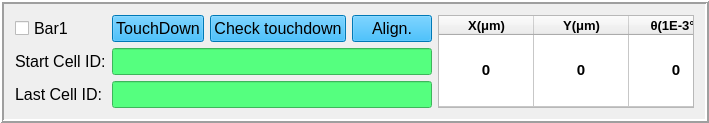
             <widget class="QFrame" name="frame">
              <property name="font">
               <font>
                <family>Arial</family>
                <pointsize>12</pointsize>
                <weight>50</weight>
                <italic>false</italic>
                <bold>false</bold>
               </font>
              </property>
              <property name="frameShape">
               <enum>QFrame::Box</enum>
              </property>
              <property name="frameShadow">
               <enum>QFrame::Raised</enum>
              </property>
              <property name="lineWidth">
               <number>2</number>
              </property>
              <layout class="QGridLayout" name="gridLayout">
               <item row="1" column="0">
                <widget class="QLabel" name="label_13">
                 <property name="font">
                  <font>
                   <family>Arial</family>
                   <pointsize>12</pointsize>
                   <weight>50</weight>
                   <italic>false</italic>
                   <bold>false</bold>
                  </font>
                 </property>
                 <property name="text">
                  <string>&lt;html&gt;&lt;head/&gt;&lt;body&gt;&lt;p&gt;Start Cell ID:&lt;/p&gt;&lt;/body&gt;&lt;/html&gt;</string>
                 </property>
                </widget>
               </item>
               <item row="0" column="1">
                <widget class="QPushButton" name="btn_touch1">
                 <property name="font">
                  <font>
                   <family>Arial</family>
                   <pointsize>12</pointsize>
                   <weight>50</weight>
                   <italic>false</italic>
                   <bold>false</bold>
                  </font>
                 </property>
                 <property name="styleSheet">
                  <string notr="true">background-color: rgb(0, 170, 255);</string>
                 </property>
                 <property name="text">
                  <string>TouchDown</string>
                 </property>
                </widget>
               </item>
               <item row="0" column="0">
                <widget class="QCheckBox" name="check_bar1">
                 <property name="font">
                  <font>
                   <family>Arial</family>
                   <pointsize>12</pointsize>
                   <weight>50</weight>
                   <italic>false</italic>
                   <bold>false</bold>
                  </font>
                 </property>
                 <property name="text">
                  <string>Bar1</string>
                 </property>
                </widget>
               </item>
               <item row="0" column="2">
                <widget class="QPushButton" name="btn_go_td1">
                 <property name="font">
                  <font>
                   <family>Arial</family>
                   <pointsize>12</pointsize>
                   <weight>50</weight>
                   <italic>false</italic>
                   <bold>false</bold>
                  </font>
                 </property>
                 <property name="styleSheet">
                  <string notr="true">background-color: rgb(0, 170, 255);</string>
                 </property>
                 <property name="text">
                  <string>Check touchdown</string>
                 </property>
                </widget>
               </item>
               <item row="2" column="0">
                <widget class="QLabel" name="label_14">
                 <property name="font">
                  <font>
                   <family>Arial</family>
                   <pointsize>12</pointsize>
                   <weight>50</weight>
                   <italic>false</italic>
                   <bold>false</bold>
                  </font>
                 </property>
                 <property name="text">
                  <string>&lt;html&gt;&lt;head/&gt;&lt;body&gt;&lt;p&gt;Last Cell ID:&lt;/p&gt;&lt;/body&gt;&lt;/html&gt;</string>
                 </property>
                </widget>
               </item>
               <item row="0" column="4" rowspan="3">
                <widget class="QTableWidget" name="table_bar1">
                 <property name="styleSheet">
                  <string notr="true">font: 75 10pt &quot;Arial&quot;;</string>
                 </property>
                 <property name="lineWidth">
                  <number>5</number>
                 </property>
                 <property name="midLineWidth">
                  <number>5</number>
                 </property>
                 <property name="verticalScrollBarPolicy">
                  <enum>Qt::ScrollBarAlwaysOff</enum>
                 </property>
                 <property name="horizontalScrollBarPolicy">
                  <enum>Qt::ScrollBarAlwaysOff</enum>
                 </property>
                 <property name="autoScroll">
                  <bool>true</bool>
                 </property>
                 <property name="textElideMode">
                  <enum>Qt::ElideMiddle</enum>
                 </property>
                 <property name="sortingEnabled">
                  <bool>false</bool>
                 </property>
                 <property name="rowCount">
                  <number>1</number>
                 </property>
                 <attribute name="horizontalHeaderVisible">
                  <bool>true</bool>
                 </attribute>
                 <attribute name="horizontalHeaderCascadingSectionResizes">
                  <bool>false</bool>
                 </attribute>
                 <attribute name="horizontalHeaderDefaultSectionSize">
                  <number>95</number>
                 </attribute>
                 <attribute name="horizontalHeaderMinimumSectionSize">
                  <number>39</number>
                 </attribute>
                 <attribute name="horizontalHeaderShowSortIndicator" stdset="0">
                  <bool>false</bool>
                 </attribute>
                 <attribute name="verticalHeaderVisible">
                  <bool>false</bool>
                 </attribute>
                 <attribute name="verticalHeaderCascadingSectionResizes">
                  <bool>false</bool>
                 </attribute>
                 <attribute name="verticalHeaderDefaultSectionSize">
                  <number>20</number>
                 </attribute>
                 <attribute name="verticalHeaderHighlightSections">
                  <bool>true</bool>
                 </attribute>
                 <attribute name="verticalHeaderMinimumSectionSize">
                  <number>2</number>
                 </attribute>
                 <attribute name="verticalHeaderShowSortIndicator" stdset="0">
                  <bool>false</bool>
                 </attribute>
                 <attribute name="verticalHeaderStretchLastSection">
                  <bool>true</bool>
                 </attribute>
                 <row/>
                 <column>
                  <property name="text">
                   <string>X(μm)</string>
                  </property>
                  <property name="font">
                   <font>
                    <pointsize>10</pointsize>
                    <weight>75</weight>
                    <bold>true</bold>
                   </font>
                  </property>
                  <property name="textAlignment">
                   <set>AlignCenter</set>
                  </property>
                  <property name="background">
                   <color>
                    <red>205</red>
                    <green>247</green>
                    <blue>255</blue>
                   </color>
                  </property>
                 </column>
                 <column>
                  <property name="text">
                   <string>Y(μm)</string>
                  </property>
                  <property name="font">
                   <font>
                    <pointsize>10</pointsize>
                    <weight>75</weight>
                    <bold>true</bold>
                   </font>
                  </property>
                  <property name="textAlignment">
                   <set>AlignCenter</set>
                  </property>
                  <property name="background">
                   <color>
                    <red>205</red>
                    <green>246</green>
                    <blue>255</blue>
                   </color>
                  </property>
                 </column>
                 <column>
                  <property name="text">
                   <string>θ(1E-3° )</string>
                  </property>
                  <property name="font">
                   <font>
                    <pointsize>10</pointsize>
                    <weight>75</weight>
                    <bold>true</bold>
                   </font>
                  </property>
                  <property name="textAlignment">
                   <set>AlignCenter</set>
                  </property>
                 </column>
                 <item row="0" column="0">
                  <property name="text">
                   <string>0</string>
                  </property>
                  <property name="font">
                   <font>
                    <pointsize>11</pointsize>
                    <weight>75</weight>
                    <bold>true</bold>
                   </font>
                  </property>
                  <property name="textAlignment">
                   <set>AlignCenter</set>
                  </property>
                 </item>
                 <item row="0" column="1">
                  <property name="text">
                   <string>0</string>
                  </property>
                  <property name="font">
                   <font>
                    <pointsize>11</pointsize>
                    <weight>75</weight>
                    <bold>true</bold>
                   </font>
                  </property>
                  <property name="textAlignment">
                   <set>AlignCenter</set>
                  </property>
                 </item>
                 <item row="0" column="2">
                  <property name="text">
                   <string>0</string>
                  </property>
                  <property name="font">
                   <font>
                    <pointsize>11</pointsize>
                    <weight>75</weight>
                    <bold>true</bold>
                   </font>
                  </property>
                  <property name="textAlignment">
                   <set>AlignCenter</set>
                  </property>
                 </item>
                </widget>
               </item>
               <item row="0" column="3">
                <widget class="QPushButton" name="btn_align1">
                 <property name="font">
                  <font>
                   <family>Arial</family>
                   <pointsize>12</pointsize>
                   <weight>50</weight>
                   <italic>false</italic>
                   <bold>false</bold>
                  </font>
                 </property>
                 <property name="styleSheet">
                  <string notr="true">background-color: rgb(0, 170, 255);</string>
                 </property>
                 <property name="text">
                  <string>Align.</string>
                 </property>
                </widget>
               </item>
               <item row="1" column="1" colspan="3">
                <widget class="QLineEdit" name="line_start1">
                 <property name="font">
                  <font>
                   <family>Arial</family>
                   <pointsize>12</pointsize>
                   <weight>50</weight>
                   <italic>false</italic>
                   <bold>false</bold>
                  </font>
                 </property>
                 <property name="styleSheet">
                  <string notr="true">background-color: rgb(85, 255, 127);</string>
                 </property>
                </widget>
               </item>
               <item row="2" column="1" colspan="3">
                <widget class="QLineEdit" name="line_end1">
                 <property name="font">
                  <font>
                   <family>Arial</family>
                   <pointsize>12</pointsize>
                   <weight>50</weight>
                   <italic>false</italic>
                   <bold>false</bold>
                  </font>
                 </property>
                 <property name="styleSheet">
                  <string notr="true">background-color: rgb(85, 255, 127);</string>
                 </property>
                </widget>
               </item>
              </layout>
             </widget>
